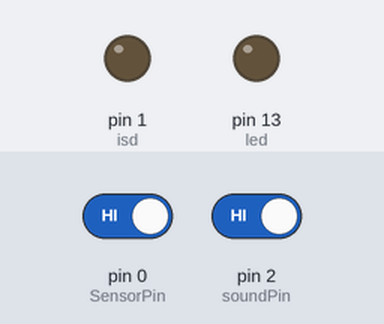
The sketch below on a simulated Arduino Uno, built with avr-gcc and run on an emulated ATmega328P. Shown: output pins drawn as LEDs (lit = HIGH). Dashed ring = blinking. The test bench sets the inputs (shaded band); at power-on: pin 2 (soundPin) HIGH, pin 0 (SensorPin) HIGH.

Above: at 1.2 s.
1.3 s: pin 2 (soundPin) driven LOW
At 2.09 s:
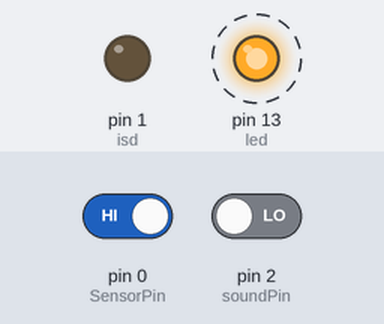
4.3 s: pin 0 (SensorPin) driven LOW
At 4.9 s:
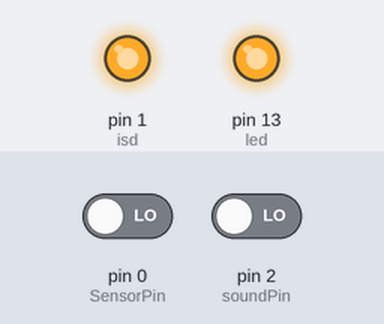
Timing chart, 0 to 11.8 s (numbered marks = the images above; inputs shaded):
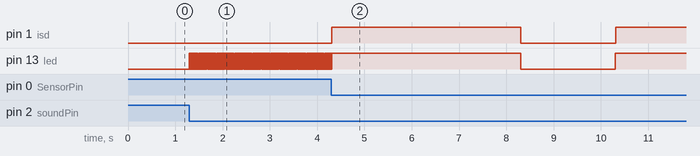

The sketch:

Rabochiy_V1.2.ino
```cpp
const int led = 13;
#define SensorPin 0
int isd = 1;
int soundPin=2; // контакт подключения выхода OUT датчика
// int relayPin=13; // контакт подключения выхода реле
boolean statuslamp; // состояние лампы true - включено, false - выключено

void setup() {
  pinMode( led, OUTPUT );
  pinMode(SensorPin, INPUT);
  pinMode(isd, OUTPUT);
//pinMode(relayPin,OUTPUT); // настройка вывода реле в режим OUTPUT
statuslamp=false; // начальное состояние - лампа выключена
//digitalWrite(relayPin,LOW);
}

void loop() {

 //----------------------------------------------------------------Датчик препятствия и воспроизведение звука----------------------------
int SensorVal = digitalRead(SensorPin);
  //Если обнаружили движение включаем последовательно реле
  if(SensorVal == LOW)
  {
    digitalWrite(isd, HIGH); //Включаем реле 1
    digitalWrite(led, HIGH);
    delay(4000); //Задаем пауз между включением первого реле и второго
    digitalWrite(isd, LOW); //Выключаем реле 1
    digitalWrite(led, LOW);
    delay(2000); //Задаем пауз между выключением первого реле и второго
   }

// ----------------------------------------------------------------------Датчик звука---------------------------------------------------------------------
if(digitalRead(soundPin)==0) // проверяем значение на выводе OUT датчика звука
{
statuslamp=!statuslamp; // поменять статус лампы
digitalWrite(led,statuslamp); // переключить лампу
delay(10);
}

}
```

Measured:
- after the input at 1.3 s, pin 13 (led): alternates HIGH for 0.01 s and LOW for 0.01 s, starting at once
- after the input at 4.3 s, pin 1 (isd): LOW → HIGH at once, → LOW 4.0 s later, → HIGH 2.0 s later
